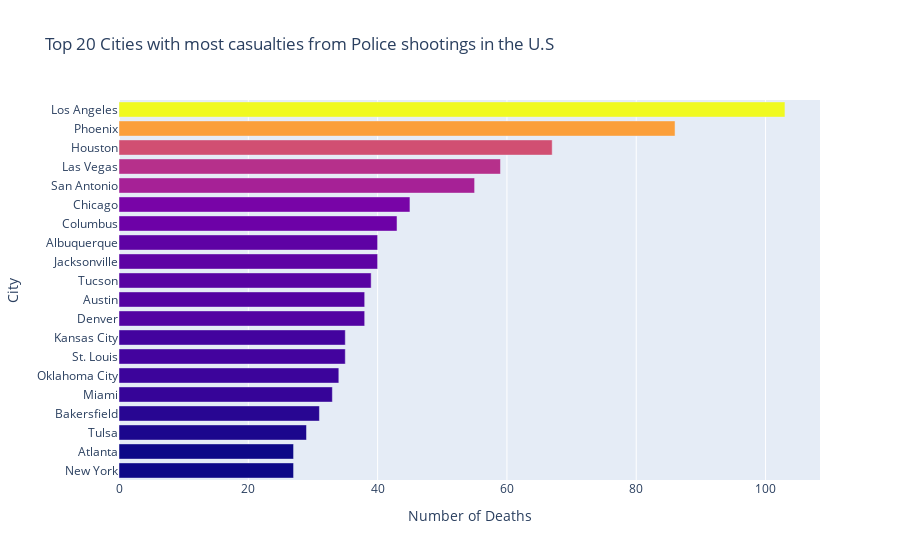

The notebook cell saved with this chart:
### Code cell
fig = px.bar(y=top_20_cities.index,
            x=top_20_cities.number,
            orientation='h',
             color=top_20_cities.number,
             title='Top 20 Cities with most casualties from Police shootings in the U.S'
            )
fig.update_layout(yaxis=dict(autorange="reversed"),
                  coloraxis_showscale=False,
                  xaxis_title='Number of Deaths',
                 yaxis_title=' City')
fig.show()

### Figure 1 — Plotly figure (JSON) as saved in the notebook; plotly's stock layout.template omitted (floating-point values rounded to 4 significant figures)
{"data": [{"alignmentgroup": "True", "hovertemplate": "x=%{x}<br>y=%{y}<br>color=%{marker.color}<extra></extra>", "legendgroup": "", "marker": {"color": [103, 86, 67, 59, 55, 45, 43, 40, 40, 39, 38, 38, 35, 35, 34, 33, 31, 29, 27, 27], "coloraxis": "coloraxis", "pattern": {"shape": ""}}, "name": "", "offsetgroup": "", "orientation": "h", "showlegend": false, "textposition": "auto", "type": "bar", "x": [103, 86, 67, 59, 55, 45, 43, 40, 40, 39, 38, 38, 35, 35, 34, 33, 31, 29, 27, 27], "xaxis": "x", "y": ["Los Angeles", "Phoenix", "Houston", "Las Vegas", "San Antonio", "Chicago", "Columbus", "Albuquerque", "Jacksonville", "Tucson", "Austin", "Denver", "Kansas City", "St. Louis", "Oklahoma City", "Miami", "Bakersfield", "Tulsa", "Atlanta", "New York"], "yaxis": "y"}], "layout": {"barmode": "relative", "coloraxis": {"colorbar": {"title": {"text": "color"}}, "colorscale": [[0, "#0d0887"], [0.1111, "#46039f"], [0.2222, "#7201a8"], [0.3333, "#9c179e"], [0.4444, "#bd3786"], [0.5556, "#d8576b"], [0.6667, "#ed7953"], [0.7778, "#fb9f3a"], [0.8889, "#fdca26"], [1, "#f0f921"]], "showscale": false}, "legend": {"tracegroupgap": 0}, "title": {"text": "Top 20 Cities with most casualties from Police shootings in the U.S"}, "xaxis": {"anchor": "y", "domain": [0, 1], "title": {"text": "Number of Deaths"}}, "yaxis": {"anchor": "x", "autorange": "reversed", "domain": [0, 1], "title": {"text": " City"}}}}
